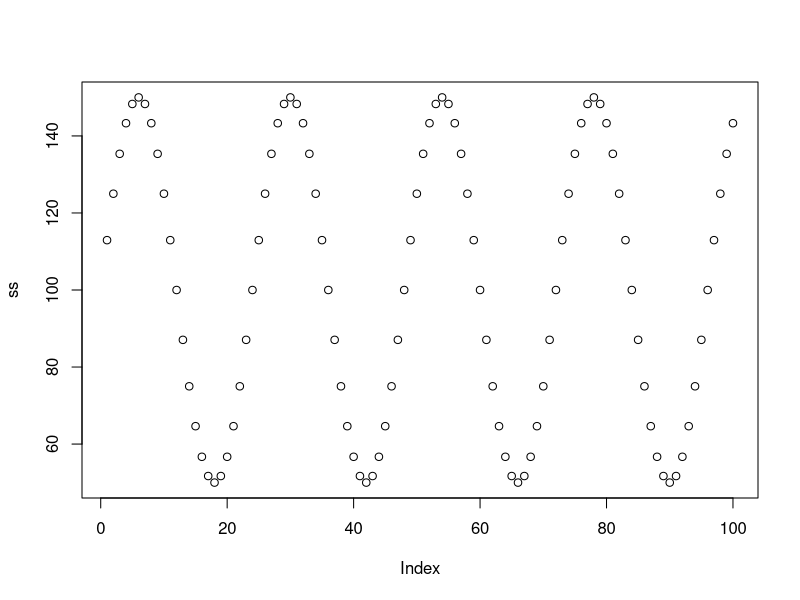
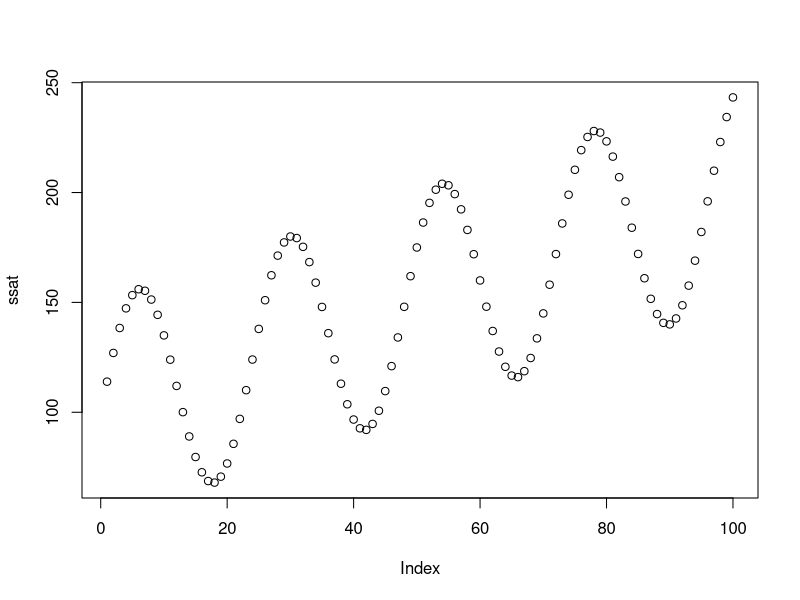
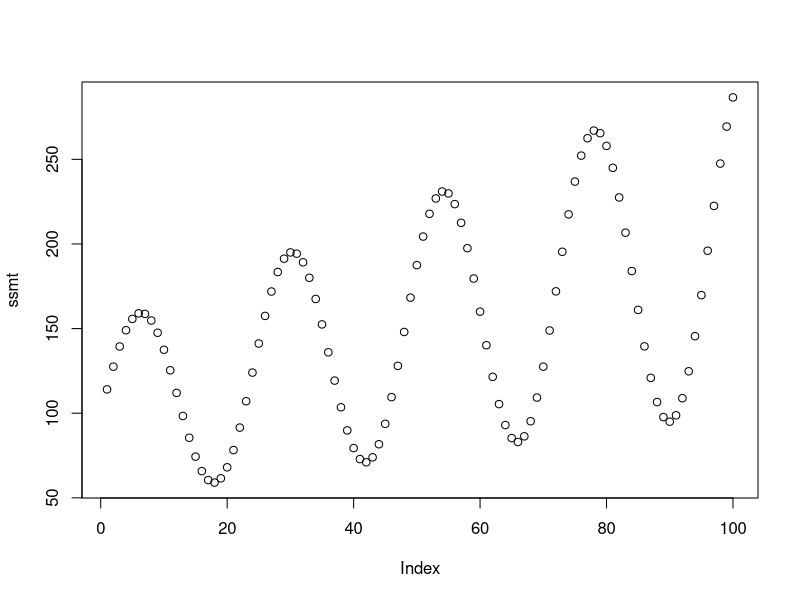

These figures' R source, in order:
# simulated trends

x=1:100

# simple sine, +/-50, mean 100
ss = sin(x*pi/12)*50 + 100 
plot( ss )

# simple sine, addititive trend
ssat = sin(x*pi/12)*50 + 100 + x 
plot( ssat )

# simple sine, multiplicative trend
ssmt = (sin(x*pi/12)*50 + 100)*(1+.01*x)
plot( ssmt )

# Arima


